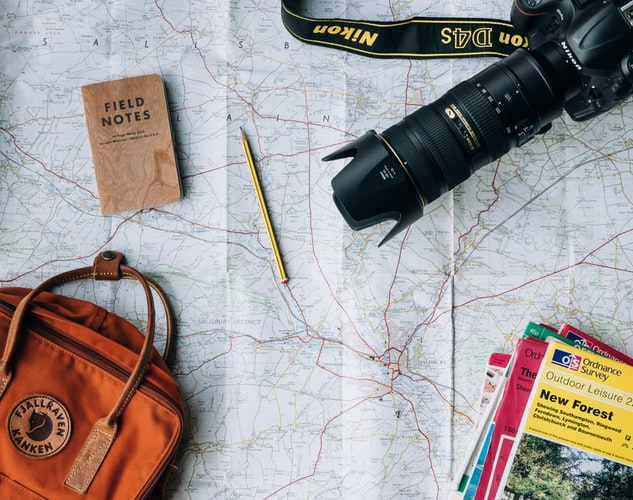
#> input picture Images/camera.jpeg, 633 x 500 px
$ python spaces.py
#> lines starting #> are read from the running program, lines starting #| are printed output that depends on the picture
import cv2 as cv
import matplotlib.pyplot as plt

img = cv.imread("Images/camera.jpeg")
#> img is the input picture: shape (500, 633, 3); mean B, G, R 152.8, 154, 160.9
cv.imshow("Camera",img)


# ## Seing an image outside opencv
# plt.imshow(img)
# plt.show()


## BGR to Gray
gray = cv.cvtColor(img, cv.COLOR_BGR2GRAY)
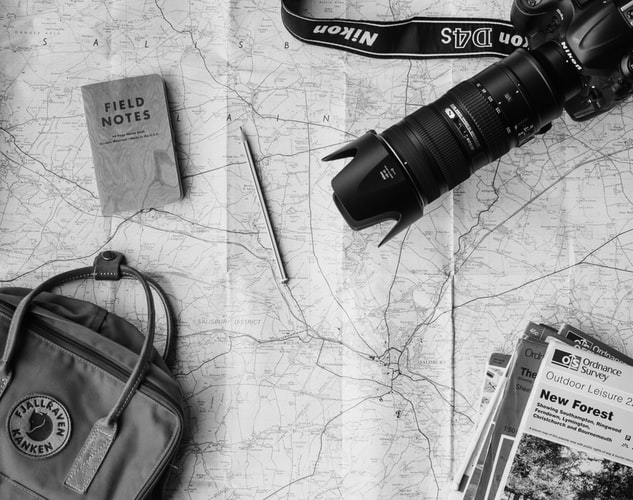
#> gray: shape (500, 633); min 0, max 254, mean 156
cv.imshow("Gray", gray)

## BGR to HSV
hsv = cv.cvtColor(img, cv.COLOR_BGR2HSV)
#> hsv: shape (500, 633, 3); mean H, S, V 87.4, 64.3, 172.5
cv.imshow("HSV", hsv)

## BGR to l*a*b
lab = cv.cvtColor(img, cv.COLOR_BGR2LAB)
#> lab: shape (500, 633, 3); mean of channels 0, 1, 2 161.9, 131.5, 130.5
cv.imshow("LAB", lab)

## BGR to RGB
rgb = cv.cvtColor(img, cv.COLOR_BGR2RGB)
cv.imshow("RGB", rgb)
# plt.imshow(rgb)
# plt.show()


cv.waitKey(0)

$ run again, with Images/solo.jpeg copied over Images/camera.jpeg
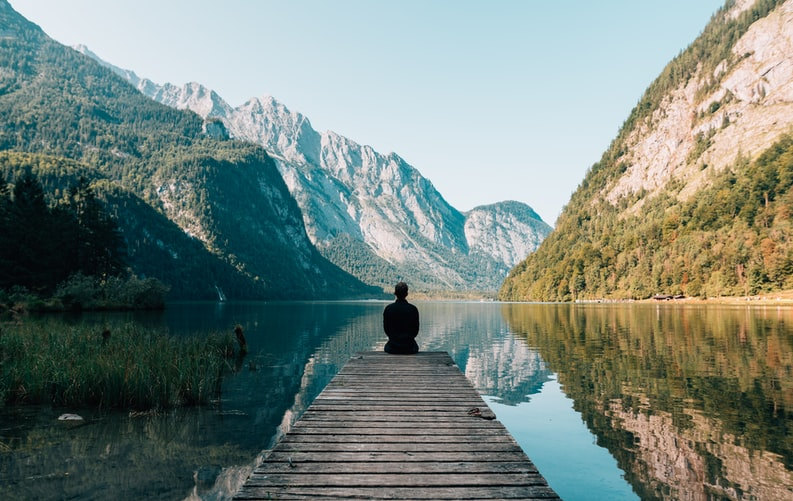
#> input picture Images/solo.jpeg, 793 x 501 px
#> img is the input picture: shape (501, 793, 3); mean B, G, R 125, 132.4, 119.3
#> `gray = cv.cvtColor(img, cv.COLOR_BGR2GRAY)`:
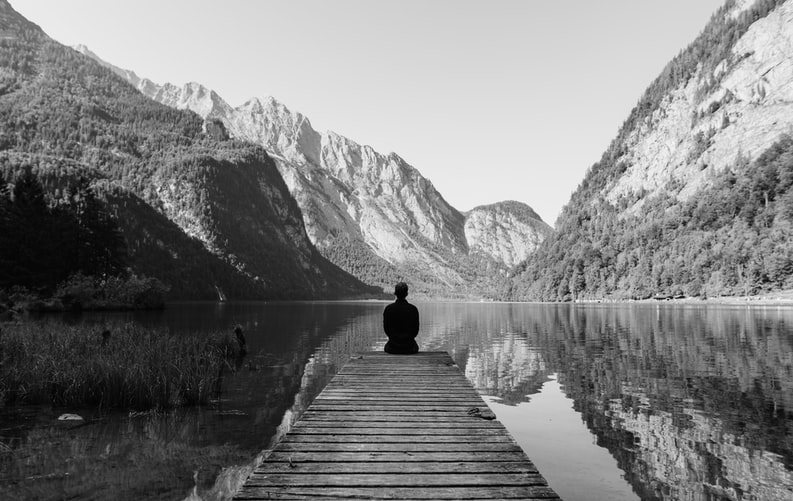
#> gray: shape (501, 793); min 0, max 251, mean 127.6
#> hsv: shape (501, 793, 3); mean H, S, V 69.3, 90.5, 141.1
#> lab: shape (501, 793, 3); mean of channels 0, 1, 2 135.2, 123, 130.9

$ run again, with Images/cats.jpg copied over Images/camera.jpeg
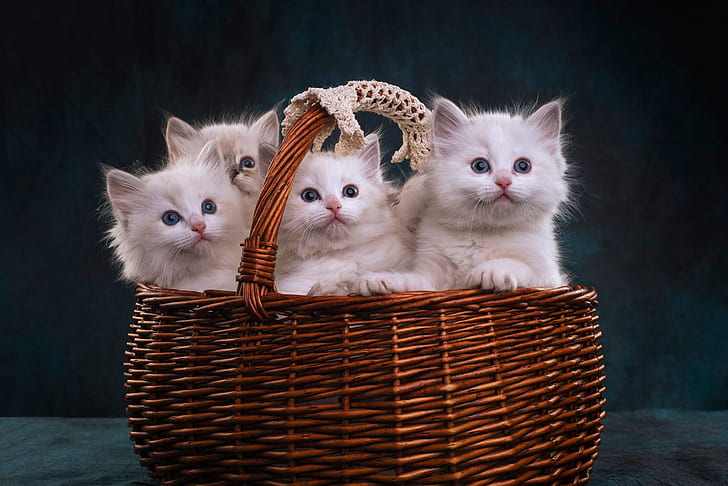
#> input picture Images/cats.jpg, 728 x 486 px
#> img is the input picture: shape (486, 728, 3); mean B, G, R 53.1, 53, 63
#> `gray = cv.cvtColor(img, cv.COLOR_BGR2GRAY)`:
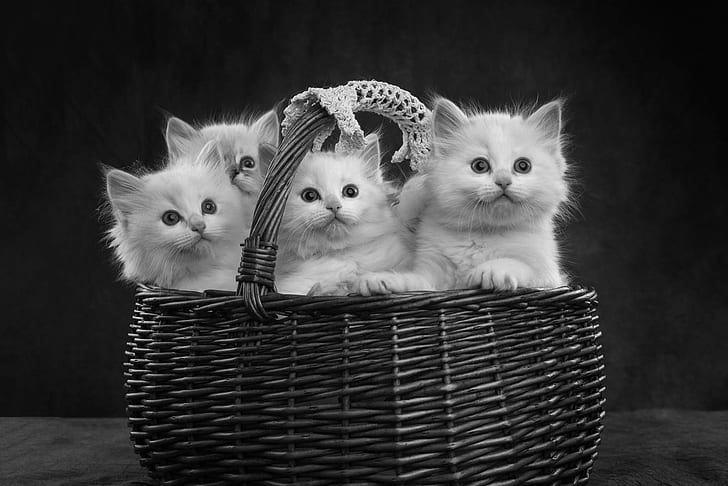
#> gray: shape (486, 728); min 0, max 254, mean 56
#> hsv: shape (486, 728, 3); mean H, S, V 79.3, 114, 70
#> lab: shape (486, 728, 3); mean of channels 0, 1, 2 57.1, 133, 129.8
